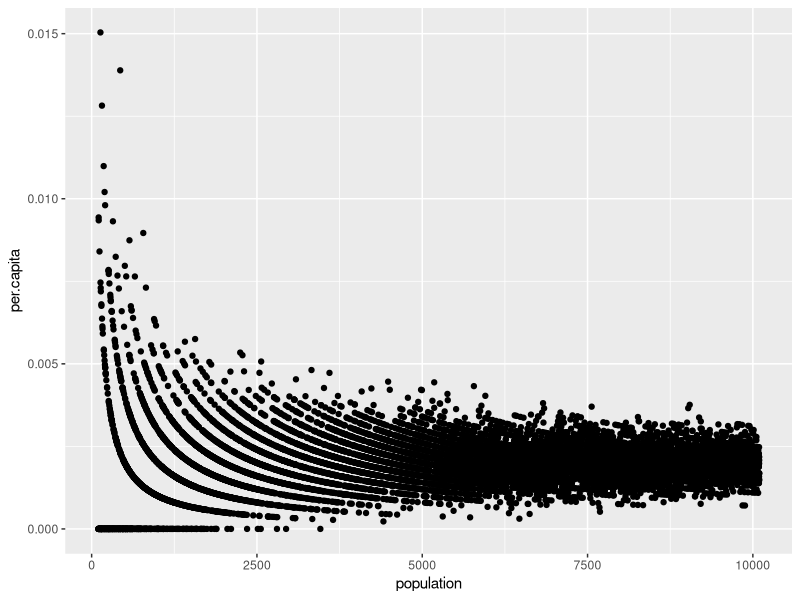
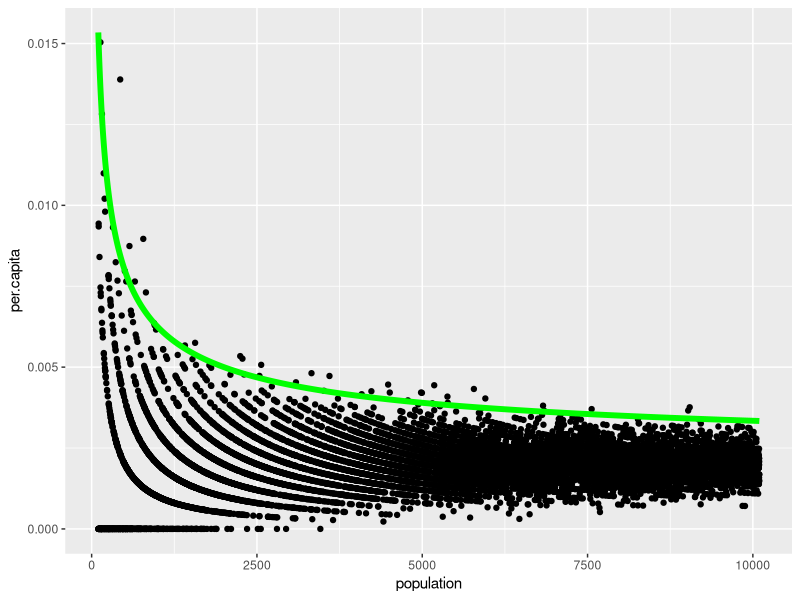

Generate these figures, in order, with R:
## ---- chunk 1
library(ggplot2)
library(plyr)
library(reshape2)
## ---- chunk 2
binomial.data = read.csv(file = 'binomial_data.csv', header = TRUE)
## ---- chunk 3
# fill in
overall.rate = sum(binomial.data$actual)/sum(binomial.data$population)

## ---- chunk 4
# fill in
binomial.data = mutate(binomial.data, per.capita = actual / population)

ggplot(data = binomial.data, mapping = aes(x = population, y = per.capita)) + geom_point()
## ---- chunk 5
# fill in
binomial.data = mutate(binomial.data, 
                       expected = population * overall.rate,
                       st.dev = sqrt(expected*(1-overall.rate)),
                       residual = actual - expected,
                       std.residual = residual / st.dev)

## ---- chunk 6
# fill in

ggplot(data = binomial.data, mapping = aes(x = population, y = per.capita)) + geom_point() + geom_line(mapping=aes(y = (expected + 3*st.dev)/population), color='green', size = 2)

## ---- chunk 7
# fill in

binomial.data = mutate(binomial.data, cutoff = (expected + 3*st.dev)/population, above.cutoff = per.capita > cutoff)

